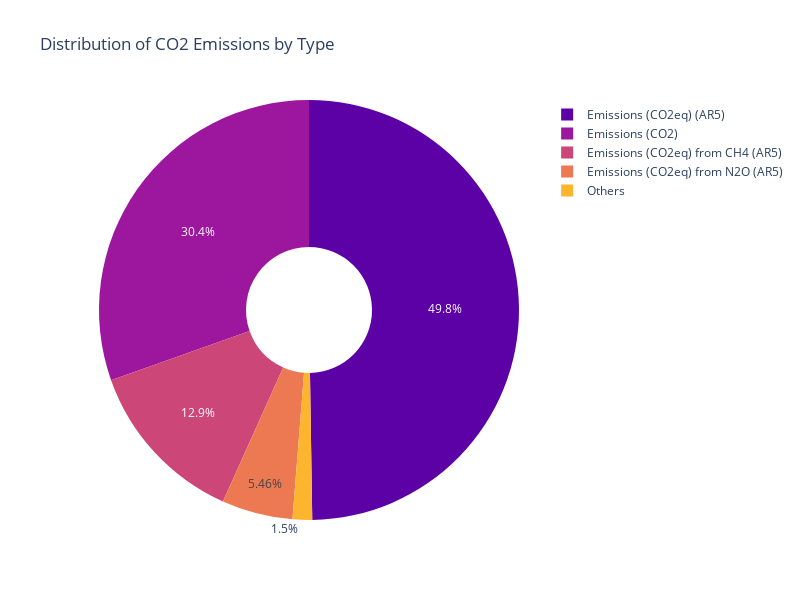

This figure's notebook cell:
### Markdown cell above
Next, to better observe how the emissions are composed and how much each type contribute to the total quantity of the emissions, we construct a pie graph containing the various types of emissions in the database.

### Code cell
# We create a new dataset grouping by the elements and we summing the emissions
data_pie = df_emissions_long.groupby('Element')['Emissions'].sum().reset_index()

# We calculate the total and the percentages of the various elements
total_percentage_emissions = data_pie['Emissions'].sum()
data_pie['Percentage'] = (data_pie['Emissions'] / total_percentage_emissions) * 100

# We treat the emissions under 5% as a single element to keep the graph clear. To do this
# we created a separated dataframe containing the sum of the other elements and their percentage over the total
main_elements = data_pie[data_pie['Percentage'] >= 5]
other_elements = data_pie[data_pie['Percentage'] < 5]
others_total = other_elements['Emissions'].sum()

others_row = pd.DataFrame({
    'Element': ['Others'],
    'Emissions': [others_total],
    'Percentage': [(others_total / total_percentage_emissions) * 100]
})
data_pie_final = pd.concat([main_elements, others_row], ignore_index=True)

palette = sns.color_palette("plasma", len(data_pie_final)).as_hex()

# Creating the interactive pie chart
fig = px.pie(
    data_pie_final, 
    values='Emissions', 
    names='Element', 
    title='Distribution of CO2 Emissions by Type',
    color_discrete_sequence=palette,
    hole=0.3
)

fig.update_layout(width=800, height=600)
fig.show()

### Figure 1 — Plotly figure (JSON) as saved in the notebook; plotly's stock layout.template omitted (floating-point values rounded to 4 significant figures)
{"data": [{"domain": {"x": [0, 1], "y": [0, 1]}, "hole": 0.3, "hovertemplate": "Element=%{label}<br>Emissions=%{value}<extra></extra>", "labels": ["Emissions (CO2)", "Emissions (CO2eq) (AR5)", "Emissions (CO2eq) from CH4 (AR5)", "Emissions (CO2eq) from N2O (AR5)", "Others"], "legendgroup": "", "name": "", "showlegend": true, "type": "pie", "values": [2947000000.0, 4820000000.0, 1246000000.0, 529400000.0, 145500000.0]}], "layout": {"height": 600, "legend": {"tracegroupgap": 0}, "piecolorway": ["#5c01a6", "#9c179e", "#cc4778", "#ed7953", "#fdb42f"], "title": {"text": "Distribution of CO2 Emissions by Type"}, "width": 800}}
